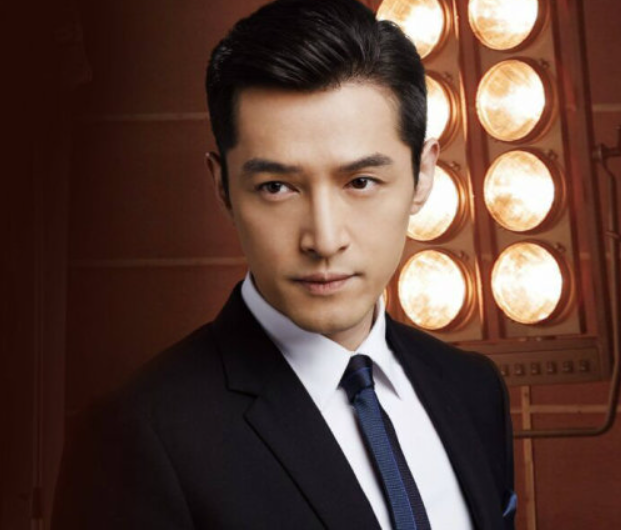
#> input picture Python/face/huge.png, 621 x 531 px
$ python '绘制矩形.py'
#> lines starting #> are read from the running program, lines starting #| are printed output that depends on the picture
import cv2 as cv

img = cv.imread('huge.png')
#> img is the input picture: shape (531, 621, 3); mean B, G, R 56.7, 65.7, 91.8
x,y,w,h = 100,100,100,100
cv.rectangle(img,(x,y,x+w,y+h),color=(0,0,255),thickness=1)
cv.circle(img,center=(x+w,y+h),radius=100, color=(255,0,0),thickness=5)
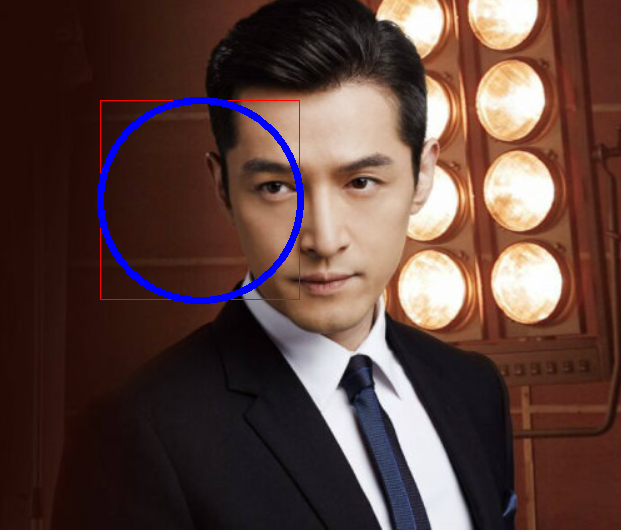
#> img: shape (531, 621, 3); mean B, G, R 59.5, 64.9, 90.9
cv.imshow('re_img',img)
cv.imshow('_img',img)

cv.waitKey(0)

cv.destroyAllWindows()
